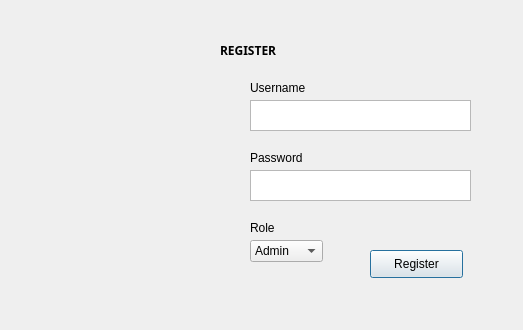
<?xml version="1.0" encoding="UTF-8"?>
<ui version="4.0">
 <class>RegisterDialog</class>
 <widget class="QDialog" name="RegisterDialog">
  <property name="geometry">
   <rect>
    <x>0</x>
    <y>0</y>
    <width>523</width>
    <height>330</height>
   </rect>
  </property>
  <property name="windowTitle">
   <string>Register</string>
  </property>
  <widget class="QLabel" name="passwordLabel">
   <property name="geometry">
    <rect>
     <x>250</x>
     <y>150</y>
     <width>91</width>
     <height>16</height>
    </rect>
   </property>
   <property name="text">
    <string>Password</string>
   </property>
  </widget>
  <widget class="QTextEdit" name="passwordField">
   <property name="geometry">
    <rect>
     <x>250</x>
     <y>170</y>
     <width>221</width>
     <height>31</height>
    </rect>
   </property>
  </widget>
  <widget class="QLabel" name="usernameLabel">
   <property name="geometry">
    <rect>
     <x>250</x>
     <y>80</y>
     <width>91</width>
     <height>16</height>
    </rect>
   </property>
   <property name="text">
    <string>Username</string>
   </property>
  </widget>
  <widget class="QLabel" name="csuLogo">
   <property name="geometry">
    <rect>
     <x>30</x>
     <y>80</y>
     <width>171</width>
     <height>171</height>
    </rect>
   </property>
   <property name="text">
    <string/>
   </property>
   <property name="pixmap">
    <pixmap>../images/csuLogo.png</pixmap>
   </property>
   <property name="scaledContents">
    <bool>true</bool>
   </property>
  </widget>
  <widget class="QTextEdit" name="usernameField">
   <property name="geometry">
    <rect>
     <x>250</x>
     <y>100</y>
     <width>221</width>
     <height>31</height>
    </rect>
   </property>
  </widget>
  <widget class="QPushButton" name="registerButton">
   <property name="geometry">
    <rect>
     <x>370</x>
     <y>250</y>
     <width>93</width>
     <height>28</height>
    </rect>
   </property>
   <property name="text">
    <string>Register</string>
   </property>
  </widget>
  <widget class="QLabel" name="label_2">
   <property name="geometry">
    <rect>
     <x>220</x>
     <y>40</y>
     <width>81</width>
     <height>20</height>
    </rect>
   </property>
   <property name="font">
    <font>
     <family>Rockwell Extra Bold</family>
     <weight>75</weight>
     <bold>true</bold>
    </font>
   </property>
   <property name="text">
    <string>REGISTER</string>
   </property>
  </widget>
  <widget class="QLabel" name="statusLabel">
   <property name="geometry">
    <rect>
     <x>230</x>
     <y>230</y>
     <width>55</width>
     <height>16</height>
    </rect>
   </property>
   <property name="text">
    <string/>
   </property>
  </widget>
  <widget class="QComboBox" name="roleComboBox">
   <property name="geometry">
    <rect>
     <x>250</x>
     <y>240</y>
     <width>73</width>
     <height>22</height>
    </rect>
   </property>
   <item>
    <property name="text">
     <string>Admin</string>
    </property>
   </item>
   <item>
    <property name="text">
     <string>User</string>
    </property>
   </item>
  </widget>
  <widget class="QLabel" name="roleLabel">
   <property name="geometry">
    <rect>
     <x>250</x>
     <y>220</y>
     <width>91</width>
     <height>16</height>
    </rect>
   </property>
   <property name="text">
    <string>Role</string>
   </property>
  </widget>
 </widget>
 <resources/>
 <connections/>
</ui>
